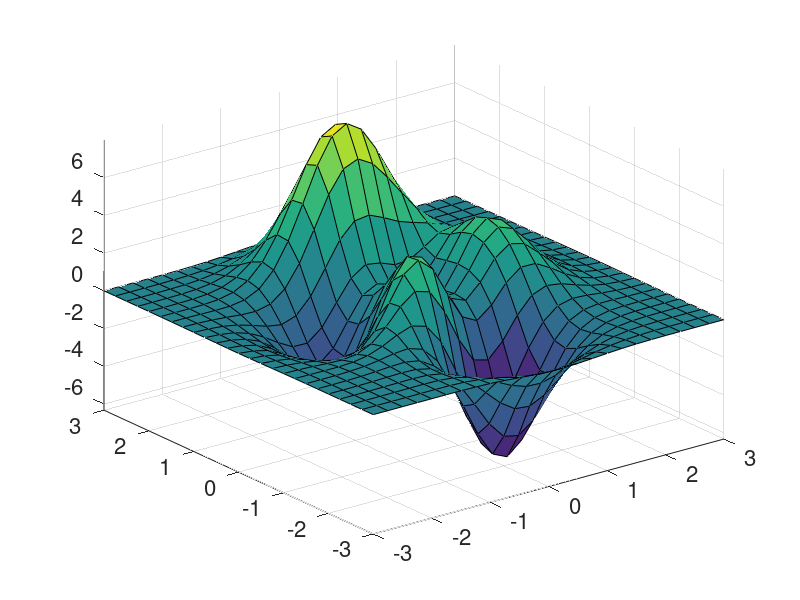
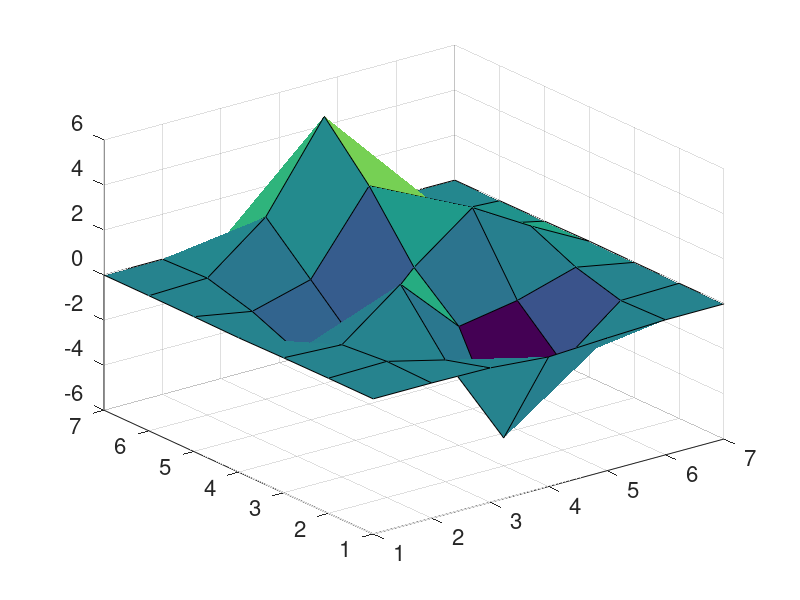

Here is the MATLAB script that generated these plots, in order: (Note: this script raises an error after producing the figures.)
%%% Defaultwerte
set(0,'defaulttextfontname','Helvetica','defaultaxesfontname','Helvetica');
set(0,'defaulttextfontsize',20,'defaultaxesfontsize',16);
set(0,'defaultlinelinewidth',2,'defaultlinemarkersize',10);

%% KAPITEL 2: Mehrdimensionale Interpolation %%
clear
close all

%% AUFGABE 1 %%
figure(1)
peaks(25)

figure(2)
yp = peaks(7);
surf(yp), title('7 x 7 Peaks-Funktion', Interpreter='latex')

%% AUFGABE 2 %%
u1 = -3:1:3;
u2 = u1';
uu1 = -3:0.25:3;
uu2 = uu1';
yc = interp2(u2,u1,yp,uu2,uu1,'cubic');

figure(3)
surf(yc), 
title('Kubischer Interpolation', Interpreter='latex')

%% AUFGABE 3 %%
yn = interp2(u2,u1,yp,uu2,uu1,'nearest');

figure(4)
surf(yn),
title('Nearest-Neighbor-Interpolation', Interpreter='latex')